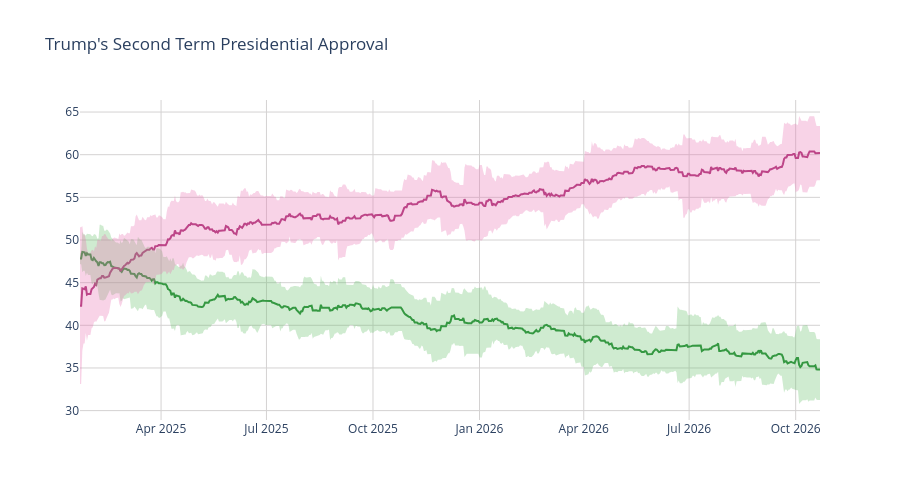

Source (notebook cell):
### Code cell
disappr_ci_hex = "#e86eaf"
appr_ci_hex = "#60be65"
disappr_ci_rgba = "rgba(232, 110, 175, 0.3)"
appr_ci_rgba = "rgba(96, 190, 101, 0.3)"
grid_col = "#d4d2d2"


# Approve
fig = go.Figure(go.Scatter(
    x=pres['end_date'],
    y=pres['approve'],
    hovertemplate="%{y:.2f}%",
    name="<b>Approve</b>",
    line=dict(color="#228833"),
    showlegend=False
))

# Disapprove
fig.add_trace(go.Scatter(
    x=pres['end_date'],
    y=pres['disapprove'],
    hovertemplate="%{y:.2f}%",
    name="<b>Disapprove</b>",
    line=dict(color="#aa3377"),
    showlegend=False
    )
)

# Approve CI
fig.add_traces([

    # Upper bound
    go.Scatter(
        x=pres['end_date'],
        y=pres['approve_upper_ci'],
        marker=dict(color=appr_ci_hex),
        line=dict(width=0),
        mode='lines',
        showlegend=False,
        hoverinfo="skip"
    ),

    # Lower bound
    go.Scatter(
        x=pres['end_date'],
        y=pres['approve_lower_ci'],
        marker=dict(color=appr_ci_hex),
        line=dict(width=0),
        mode='lines',
        fillcolor=appr_ci_rgba,
        fill="tonexty",
        showlegend=False,
        hoverinfo="skip"
    )
])

# Disapprove CI
fig.add_traces([

    # Upper bound
    go.Scatter(
        x=pres['end_date'],
        y=pres['disapprove_upper_ci'],
        marker=dict(color=disappr_ci_hex),
        line=dict(width=0),
        mode='lines',
        showlegend=False,
        hoverinfo="skip"
    ),

    # Lower bound
    go.Scatter(
        x=pres['end_date'],
        y=pres['disapprove_lower_ci'],
        marker=dict(color=disappr_ci_hex),
        line=dict(width=0),
        mode='lines',
        fillcolor=disappr_ci_rgba,
        fill="tonexty",
        showlegend=False,
        hoverinfo="skip"
    )
])

fig.update_layout(
    title=dict(text="Trump's Second Term Presidential Approval"),
    hovermode="x"
)

fig.update_xaxes(gridcolor=grid_col)
fig.update_yaxes(gridcolor=grid_col)

fig.update_layout(hovermode="x", hoverlabel_align="right", plot_bgcolor="rgba(0, 0, 0, 0)", height=500)
fig.show()

### Figure 1 — Plotly figure (JSON) as saved in the notebook; plotly's stock layout.template omitted (floating-point values rounded to 4 significant figures; data arrays with more than 128 entries replaced by an {"elided": "..."} marker saying what was removed)
{"data": [{"hovertemplate": "%{y:.2f}%", "line": {"color": "#228833"}, "name": "<b>Approve</b>", "showlegend": false, "type": "scatter", "x": {"elided": "640 str values"}, "y": {"elided": "640 float values"}}, {"hovertemplate": "%{y:.2f}%", "line": {"color": "#aa3377"}, "name": "<b>Disapprove</b>", "showlegend": false, "type": "scatter", "x": {"elided": "640 str values"}, "y": {"elided": "640 float values"}}, {"hoverinfo": "skip", "line": {"width": 0}, "marker": {"color": "#60be65"}, "mode": "lines", "showlegend": false, "type": "scatter", "x": {"elided": "640 str values"}, "y": {"elided": "640 float values"}}, {"fill": "tonexty", "fillcolor": "rgba(96, 190, 101, 0.3)", "hoverinfo": "skip", "line": {"width": 0}, "marker": {"color": "#60be65"}, "mode": "lines", "showlegend": false, "type": "scatter", "x": {"elided": "640 str values"}, "y": {"elided": "640 float values"}}, {"hoverinfo": "skip", "line": {"width": 0}, "marker": {"color": "#e86eaf"}, "mode": "lines", "showlegend": false, "type": "scatter", "x": {"elided": "640 str values"}, "y": {"elided": "640 float values"}}, {"fill": "tonexty", "fillcolor": "rgba(232, 110, 175, 0.3)", "hoverinfo": "skip", "line": {"width": 0}, "marker": {"color": "#e86eaf"}, "mode": "lines", "showlegend": false, "type": "scatter", "x": {"elided": "640 str values"}, "y": {"elided": "640 float values"}}], "layout": {"height": 500, "hoverlabel": {"align": "right"}, "hovermode": "x", "plot_bgcolor": "rgba(0, 0, 0, 0)", "title": {"text": "Trump's Second Term Presidential Approval"}, "xaxis": {"gridcolor": "#d4d2d2"}, "yaxis": {"gridcolor": "#d4d2d2"}}}
